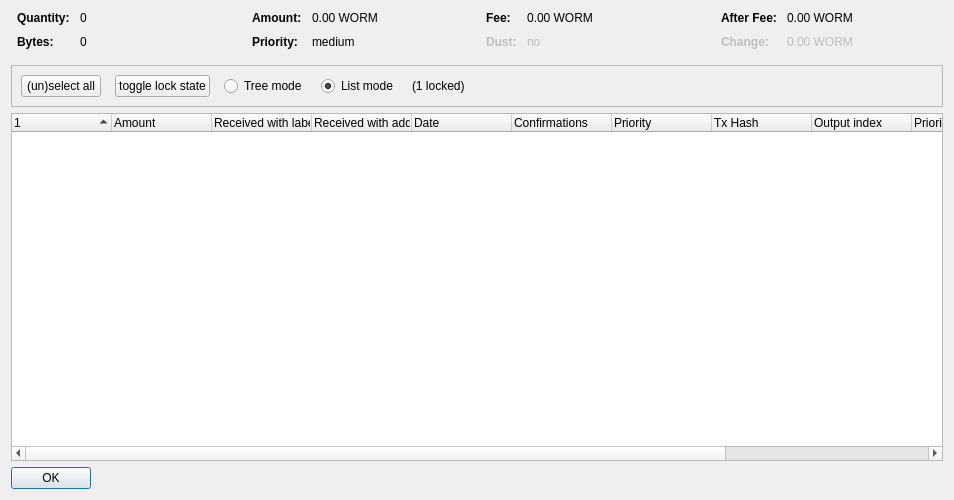
<?xml version="1.0" encoding="UTF-8"?>
<ui version="4.0">
 <class>CoinControlDialog</class>
 <widget class="QDialog" name="CoinControlDialog">
  <property name="geometry">
   <rect>
    <x>0</x>
    <y>0</y>
    <width>954</width>
    <height>500</height>
   </rect>
  </property>
  <property name="windowTitle">
   <string>Coin Selection</string>
  </property>
  <layout class="QVBoxLayout" name="verticalLayout">
   <item>
    <layout class="QHBoxLayout" name="horizontalLayoutTop" stretch="0,0,0,0">
     <property name="topMargin">
      <number>0</number>
     </property>
     <property name="bottomMargin">
      <number>10</number>
     </property>
     <item>
      <layout class="QFormLayout" name="formLayoutCoinControl1">
       <property name="horizontalSpacing">
        <number>10</number>
       </property>
       <property name="verticalSpacing">
        <number>10</number>
       </property>
       <property name="leftMargin">
        <number>6</number>
       </property>
       <property name="rightMargin">
        <number>6</number>
       </property>
       <item row="0" column="0">
        <widget class="QLabel" name="labelCoinControlQuantityText">
         <property name="font">
          <font>
           <weight>75</weight>
           <bold>true</bold>
          </font>
         </property>
         <property name="text">
          <string>Quantity:</string>
         </property>
        </widget>
       </item>
       <item row="0" column="1">
        <widget class="QLabel" name="labelCoinControlQuantity">
         <property name="cursor">
          <cursorShape>IBeamCursor</cursorShape>
         </property>
         <property name="contextMenuPolicy">
          <enum>Qt::ActionsContextMenu</enum>
         </property>
         <property name="text">
          <string notr="true">0</string>
         </property>
         <property name="textInteractionFlags">
          <set>Qt::LinksAccessibleByMouse|Qt::TextSelectableByKeyboard|Qt::TextSelectableByMouse</set>
         </property>
        </widget>
       </item>
       <item row="1" column="0">
        <widget class="QLabel" name="labelCoinControlBytesText">
         <property name="font">
          <font>
           <weight>75</weight>
           <bold>true</bold>
          </font>
         </property>
         <property name="text">
          <string>Bytes:</string>
         </property>
        </widget>
       </item>
       <item row="1" column="1">
        <widget class="QLabel" name="labelCoinControlBytes">
         <property name="cursor">
          <cursorShape>IBeamCursor</cursorShape>
         </property>
         <property name="contextMenuPolicy">
          <enum>Qt::ActionsContextMenu</enum>
         </property>
         <property name="text">
          <string notr="true">0</string>
         </property>
         <property name="textInteractionFlags">
          <set>Qt::LinksAccessibleByMouse|Qt::TextSelectableByKeyboard|Qt::TextSelectableByMouse</set>
         </property>
        </widget>
       </item>
      </layout>
     </item>
     <item>
      <layout class="QFormLayout" name="formLayoutCoinControl2">
       <property name="horizontalSpacing">
        <number>10</number>
       </property>
       <property name="verticalSpacing">
        <number>10</number>
       </property>
       <property name="leftMargin">
        <number>6</number>
       </property>
       <property name="rightMargin">
        <number>6</number>
       </property>
       <item row="0" column="0">
        <widget class="QLabel" name="labelCoinControlAmountText">
         <property name="font">
          <font>
           <weight>75</weight>
           <bold>true</bold>
          </font>
         </property>
         <property name="text">
          <string>Amount:</string>
         </property>
        </widget>
       </item>
       <item row="0" column="1">
        <widget class="QLabel" name="labelCoinControlAmount">
         <property name="cursor">
          <cursorShape>IBeamCursor</cursorShape>
         </property>
         <property name="contextMenuPolicy">
          <enum>Qt::ActionsContextMenu</enum>
         </property>
         <property name="text">
          <string notr="true">0.00 WORM</string>
         </property>
         <property name="textInteractionFlags">
          <set>Qt::LinksAccessibleByMouse|Qt::TextSelectableByKeyboard|Qt::TextSelectableByMouse</set>
         </property>
        </widget>
       </item>
       <item row="1" column="0">
        <widget class="QLabel" name="labelCoinControlPriorityText">
         <property name="font">
          <font>
           <weight>75</weight>
           <bold>true</bold>
          </font>
         </property>
         <property name="text">
          <string>Priority:</string>
         </property>
        </widget>
       </item>
       <item row="1" column="1">
        <widget class="QLabel" name="labelCoinControlPriority">
         <property name="cursor">
          <cursorShape>IBeamCursor</cursorShape>
         </property>
         <property name="contextMenuPolicy">
          <enum>Qt::ActionsContextMenu</enum>
         </property>
         <property name="text">
          <string>medium</string>
         </property>
         <property name="textInteractionFlags">
          <set>Qt::LinksAccessibleByMouse|Qt::TextSelectableByKeyboard|Qt::TextSelectableByMouse</set>
         </property>
        </widget>
       </item>
      </layout>
     </item>
     <item>
      <layout class="QFormLayout" name="formLayoutCoinControl3">
       <property name="horizontalSpacing">
        <number>10</number>
       </property>
       <property name="verticalSpacing">
        <number>10</number>
       </property>
       <property name="leftMargin">
        <number>6</number>
       </property>
       <property name="rightMargin">
        <number>6</number>
       </property>
       <item row="0" column="0">
        <widget class="QLabel" name="labelCoinControlFeeText">
         <property name="font">
          <font>
           <weight>75</weight>
           <bold>true</bold>
          </font>
         </property>
         <property name="text">
          <string>Fee:</string>
         </property>
        </widget>
       </item>
       <item row="0" column="1">
        <widget class="QLabel" name="labelCoinControlFee">
         <property name="cursor">
          <cursorShape>IBeamCursor</cursorShape>
         </property>
         <property name="contextMenuPolicy">
          <enum>Qt::ActionsContextMenu</enum>
         </property>
         <property name="text">
          <string notr="true">0.00 WORM</string>
         </property>
         <property name="textInteractionFlags">
          <set>Qt::LinksAccessibleByMouse|Qt::TextSelectableByKeyboard|Qt::TextSelectableByMouse</set>
         </property>
        </widget>
       </item>
       <item row="1" column="0">
        <widget class="QLabel" name="labelCoinControlLowOutputText">
         <property name="enabled">
          <bool>false</bool>
         </property>
         <property name="font">
          <font>
           <weight>75</weight>
           <bold>true</bold>
          </font>
         </property>
         <property name="text">
          <string>Dust:</string>
         </property>
        </widget>
       </item>
       <item row="1" column="1">
        <widget class="QLabel" name="labelCoinControlLowOutput">
         <property name="enabled">
          <bool>false</bool>
         </property>
         <property name="cursor">
          <cursorShape>IBeamCursor</cursorShape>
         </property>
         <property name="contextMenuPolicy">
          <enum>Qt::ActionsContextMenu</enum>
         </property>
         <property name="text">
          <string>no</string>
         </property>
         <property name="textInteractionFlags">
          <set>Qt::LinksAccessibleByMouse|Qt::TextSelectableByKeyboard|Qt::TextSelectableByMouse</set>
         </property>
        </widget>
       </item>
      </layout>
     </item>
     <item>
      <layout class="QFormLayout" name="formLayoutCoinControl4">
       <property name="horizontalSpacing">
        <number>10</number>
       </property>
       <property name="verticalSpacing">
        <number>10</number>
       </property>
       <property name="leftMargin">
        <number>6</number>
       </property>
       <property name="rightMargin">
        <number>6</number>
       </property>
       <item row="0" column="0">
        <widget class="QLabel" name="labelCoinControlAfterFeeText">
         <property name="font">
          <font>
           <weight>75</weight>
           <bold>true</bold>
          </font>
         </property>
         <property name="text">
          <string>After Fee:</string>
         </property>
        </widget>
       </item>
       <item row="0" column="1">
        <widget class="QLabel" name="labelCoinControlAfterFee">
         <property name="cursor">
          <cursorShape>IBeamCursor</cursorShape>
         </property>
         <property name="contextMenuPolicy">
          <enum>Qt::ActionsContextMenu</enum>
         </property>
         <property name="text">
          <string notr="true">0.00 WORM</string>
         </property>
         <property name="textInteractionFlags">
          <set>Qt::LinksAccessibleByMouse|Qt::TextSelectableByKeyboard|Qt::TextSelectableByMouse</set>
         </property>
        </widget>
       </item>
       <item row="1" column="0">
        <widget class="QLabel" name="labelCoinControlChangeText">
         <property name="enabled">
          <bool>false</bool>
         </property>
         <property name="font">
          <font>
           <weight>75</weight>
           <bold>true</bold>
          </font>
         </property>
         <property name="text">
          <string>Change:</string>
         </property>
        </widget>
       </item>
       <item row="1" column="1">
        <widget class="QLabel" name="labelCoinControlChange">
         <property name="enabled">
          <bool>false</bool>
         </property>
         <property name="cursor">
          <cursorShape>IBeamCursor</cursorShape>
         </property>
         <property name="contextMenuPolicy">
          <enum>Qt::ActionsContextMenu</enum>
         </property>
         <property name="text">
          <string notr="true">0.00 WORM</string>
         </property>
         <property name="textInteractionFlags">
          <set>Qt::LinksAccessibleByMouse|Qt::TextSelectableByKeyboard|Qt::TextSelectableByMouse</set>
         </property>
        </widget>
       </item>
      </layout>
     </item>
    </layout>
   </item>
   <item>
    <widget class="QFrame" name="frame">
     <property name="minimumSize">
      <size>
       <width>0</width>
       <height>40</height>
      </size>
     </property>
     <property name="frameShape">
      <enum>QFrame::StyledPanel</enum>
     </property>
     <property name="frameShadow">
      <enum>QFrame::Sunken</enum>
     </property>
     <layout class="QHBoxLayout" name="horizontalLayout">
      <item>
       <layout class="QHBoxLayout" name="horizontalLayoutPanel" stretch="0,0,0,0,0,0">
        <property name="spacing">
         <number>14</number>
        </property>
        <item>
         <widget class="QPushButton" name="pushButtonSelectAll">
          <property name="sizePolicy">
           <sizepolicy hsizetype="Maximum" vsizetype="Fixed">
            <horstretch>0</horstretch>
            <verstretch>0</verstretch>
           </sizepolicy>
          </property>
          <property name="text">
           <string>(un)select all</string>
          </property>
          <property name="autoDefault">
           <bool>false</bool>
          </property>
         </widget>
        </item>
        <item>
         <widget class="QPushButton" name="pushButtonToggleLock">
          <property name="sizePolicy">
           <sizepolicy hsizetype="Maximum" vsizetype="Fixed">
            <horstretch>0</horstretch>
            <verstretch>0</verstretch>
           </sizepolicy>
          </property>
          <property name="text">
           <string>toggle lock state</string>
          </property>
          <property name="autoDefault">
           <bool>false</bool>
          </property>
         </widget>
        </item>
        <item>
         <widget class="QRadioButton" name="radioTreeMode">
          <property name="sizePolicy">
           <sizepolicy hsizetype="Maximum" vsizetype="Fixed">
            <horstretch>0</horstretch>
            <verstretch>0</verstretch>
           </sizepolicy>
          </property>
          <property name="text">
           <string>Tree mode</string>
          </property>
         </widget>
        </item>
        <item>
         <widget class="QRadioButton" name="radioListMode">
          <property name="sizePolicy">
           <sizepolicy hsizetype="Maximum" vsizetype="Fixed">
            <horstretch>0</horstretch>
            <verstretch>0</verstretch>
           </sizepolicy>
          </property>
          <property name="text">
           <string>List mode</string>
          </property>
          <property name="checked">
           <bool>true</bool>
          </property>
         </widget>
        </item>
        <item>
         <widget class="QLabel" name="labelLocked">
          <property name="text">
           <string>(1 locked)</string>
          </property>
         </widget>
        </item>
        <item>
         <spacer name="horizontalSpacer">
          <property name="orientation">
           <enum>Qt::Horizontal</enum>
          </property>
          <property name="sizeHint" stdset="0">
           <size>
            <width>40</width>
            <height>20</height>
           </size>
          </property>
         </spacer>
        </item>
       </layout>
      </item>
     </layout>
    </widget>
   </item>
   <item>
    <widget class="CoinControlTreeWidget" name="treeWidget">
     <property name="contextMenuPolicy">
      <enum>Qt::CustomContextMenu</enum>
     </property>
     <property name="sortingEnabled">
      <bool>false</bool>
     </property>
     <property name="columnCount">
      <number>12</number>
     </property>
     <attribute name="headerShowSortIndicator" stdset="0">
      <bool>true</bool>
     </attribute>
     <attribute name="headerStretchLastSection">
      <bool>false</bool>
     </attribute>
     <column>
      <property name="text">
       <string/>
      </property>
     </column>
     <column>
      <property name="text">
       <string>Amount</string>
      </property>
     </column>
     <column>
      <property name="text">
       <string>Received with label</string>
      </property>
     </column>
     <column>
      <property name="text">
       <string>Received with address</string>
      </property>
     </column>
     <column>
      <property name="text">
       <string>Date</string>
      </property>
     </column>
     <column>
      <property name="text">
       <string>Confirmations</string>
      </property>
      <property name="toolTip">
       <string>Confirmed</string>
      </property>
     </column>
     <column>
      <property name="text">
       <string>Priority</string>
      </property>
     </column>
     <column>
      <property name="text">
       <string>Tx Hash</string>
      </property>
     </column>
     <column>
      <property name="text">
       <string>Output index</string>
      </property>
     </column>
     <column>
      <property name="text">
       <string>Priority</string>
      </property>
     </column>
     <column>
      <property name="text">
       <string>Wormsend Rounds</string>
      </property>
     </column>
     <column>
      <property name="text">
       <string>Date</string>
      </property>
     </column>
    </widget>
   </item>
   <item>
    <widget class="QDialogButtonBox" name="buttonBox">
     <property name="sizePolicy">
      <sizepolicy hsizetype="Maximum" vsizetype="Fixed">
       <horstretch>0</horstretch>
       <verstretch>0</verstretch>
      </sizepolicy>
     </property>
     <property name="orientation">
      <enum>Qt::Horizontal</enum>
     </property>
     <property name="standardButtons">
      <set>QDialogButtonBox::Ok</set>
     </property>
    </widget>
   </item>
  </layout>
 </widget>
 <customwidgets>
  <customwidget>
   <class>CoinControlTreeWidget</class>
   <extends>QTreeWidget</extends>
   <header>coincontroltreewidget.h</header>
  </customwidget>
 </customwidgets>
 <resources/>
 <connections/>
</ui>
